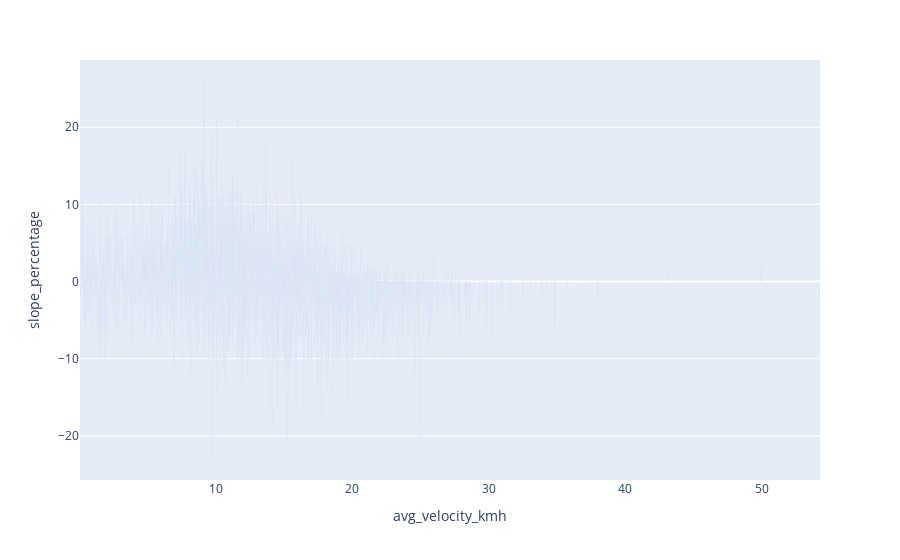

The cell this chart's notebook holds for it:
### Code cell
fig = px.bar(ssDF_filtered, x='avg_velocity_kmh', y='slope_percentage')
fig.show()

### Figure 1 — Plotly figure (JSON) as saved in the notebook; plotly's stock layout.template omitted (floating-point values rounded to 4 significant figures; data arrays with more than 128 entries replaced by an {"elided": "..."} marker saying what was removed)
{"data": [{"alignmentgroup": "True", "hovertemplate": "avg_velocity_kmh=%{x}<br>slope_percentage=%{y}<extra></extra>", "legendgroup": "", "marker": {"color": "#636efa", "pattern": {"shape": ""}}, "name": "", "offsetgroup": "", "orientation": "v", "showlegend": false, "textposition": "auto", "type": "bar", "x": {"elided": "7002 float values"}, "xaxis": "x", "y": {"elided": "7002 int values"}, "yaxis": "y"}], "layout": {"barmode": "relative", "legend": {"tracegroupgap": 0}, "margin": {"t": 60}, "xaxis": {"anchor": "y", "domain": [0, 1], "title": {"text": "avg_velocity_kmh"}}, "yaxis": {"anchor": "x", "domain": [0, 1], "title": {"text": "slope_percentage"}}}}
